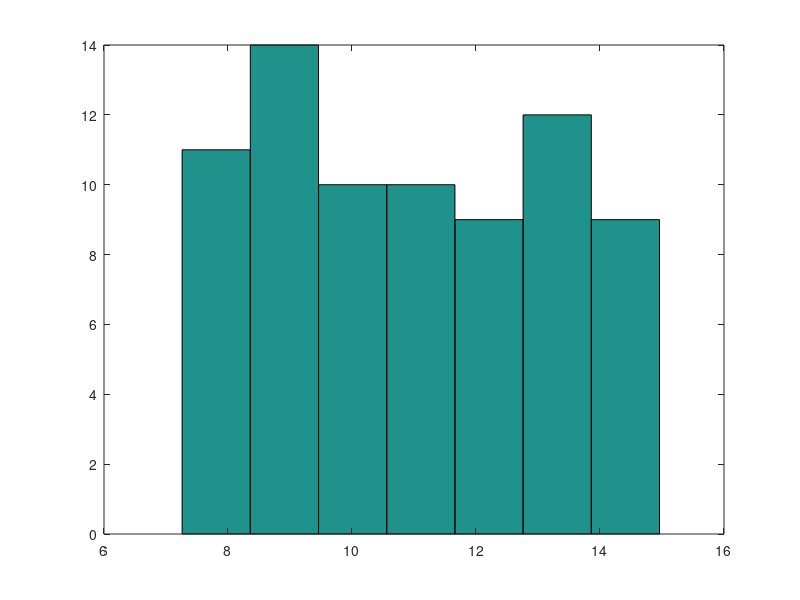

MATLAB code to generate this figure: (Note: this script raises an error after producing the figure.)
function ex2 ()
    X = [10.23 10.07 7.89 14.38 9.27 7.65 12.47 7.26 12.92 13.05 11.75 13.85 9.31 12.24 7.89 13.41 14.69 11.01 7.89 14.56 11.38 9.27 7.56 14.92 13.00 11.66 12.75 13.85 14.31 8.64 14.41 10.31 12.66 13.92 9.19 10.12 7.82 9.30 10.23 9.87 13.63 7.35 12.87 11.92 10.56 9.01 13.74 11.34 8.97 8.12 11.98 13.55 11.50 13.00 8.59 12.65 7.71 8.69 10.23 11.02 10.18 8.9 14.87 11.54 7.85 9.92 13.25 8.46 14.96 10.74 9.16 11.63 10.75 8.92 12.04];
    n = length(X);
    k = round(1 + log2(n));
    alpha = 0.01;
    hist(X,k);
    
    %mu = mean(X);
    %sigma = sqrt(1/n * sum((X - mu)) .^ 2);
    N = hist(X,k);
    xmin = min(X);
    xmax = max(X);
    x = linspace(xmin,xmax,k + 1);
    index = 1:k;
    p0 = ContinuousCDF(x(index + 1),'uniform',[xmin,xmax]) - ContinuousCDF(x(index),'uniform',[xmin,xmax]);
    %p0 = unifcdf(x(1:k),xmin,xmax);
    chi2Value=sum( ( (N-n.*p0).^2 ) ./ ( n.*p0 ) )
    chi2Quantile=chi2inv(1-alpha,k-1-2)
    H = ~(chi2Value < chi2Quantile);
    if(~H)
        disp('Egyenletes');
    else
        disp('Nem egyenletes');
    end
end